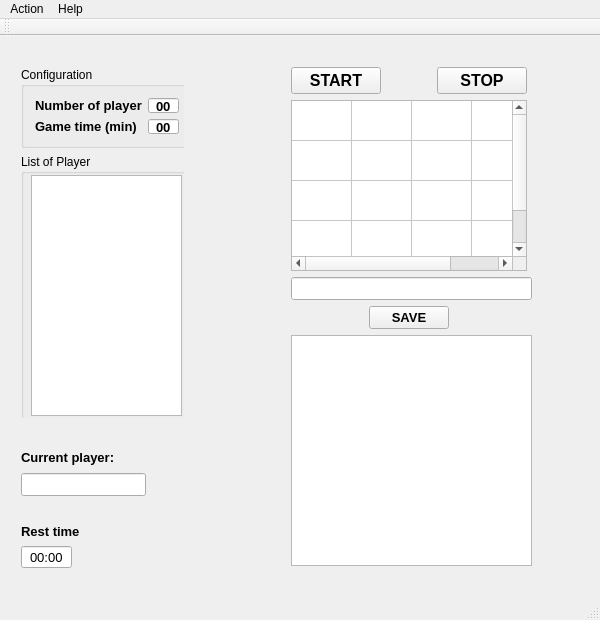
<?xml version="1.0" encoding="UTF-8"?>
<ui version="4.0">
 <class>BoggleGuiAppClass</class>
 <widget class="QMainWindow" name="BoggleGuiAppClass">
  <property name="geometry">
   <rect>
    <x>0</x>
    <y>0</y>
    <width>600</width>
    <height>620</height>
   </rect>
  </property>
  <property name="minimumSize">
   <size>
    <width>600</width>
    <height>620</height>
   </size>
  </property>
  <property name="maximumSize">
   <size>
    <width>600</width>
    <height>620</height>
   </size>
  </property>
  <property name="windowTitle">
   <string>BoggleGuiApp</string>
  </property>
  <widget class="QWidget" name="centralWidget">
   <widget class="QWidget" name="verticalLayoutWidget">
    <property name="geometry">
     <rect>
      <x>10</x>
      <y>20</y>
      <width>174</width>
      <height>362</height>
     </rect>
    </property>
    <layout class="QVBoxLayout" name="verticalLayout_3">
     <item>
      <widget class="QGroupBox" name="groupBox">
       <property name="minimumSize">
        <size>
         <width>172</width>
         <height>81</height>
        </size>
       </property>
       <property name="maximumSize">
        <size>
         <width>172</width>
         <height>81</height>
        </size>
       </property>
       <property name="title">
        <string>Configuration</string>
       </property>
       <layout class="QVBoxLayout" name="verticalLayout">
        <item>
         <layout class="QHBoxLayout" name="horizontalLayout_2">
          <item>
           <widget class="QLabel" name="label_2">
            <property name="font">
             <font>
              <pointsize>10</pointsize>
              <weight>75</weight>
              <bold>true</bold>
             </font>
            </property>
            <property name="text">
             <string>Number of player</string>
            </property>
           </widget>
          </item>
          <item>
           <widget class="QLineEdit" name="NbrOfPlayer">
            <property name="sizePolicy">
             <sizepolicy hsizetype="Fixed" vsizetype="Fixed">
              <horstretch>0</horstretch>
              <verstretch>0</verstretch>
             </sizepolicy>
            </property>
            <property name="maximumSize">
             <size>
              <width>31</width>
              <height>22</height>
             </size>
            </property>
            <property name="font">
             <font>
              <pointsize>10</pointsize>
              <weight>75</weight>
              <bold>true</bold>
             </font>
            </property>
            <property name="layoutDirection">
             <enum>Qt::RightToLeft</enum>
            </property>
            <property name="text">
             <string>00</string>
            </property>
            <property name="maxLength">
             <number>5</number>
            </property>
            <property name="alignment">
             <set>Qt::AlignCenter</set>
            </property>
            <property name="readOnly">
             <bool>true</bool>
            </property>
           </widget>
          </item>
         </layout>
        </item>
        <item>
         <layout class="QHBoxLayout" name="horizontalLayout">
          <item>
           <widget class="QLabel" name="label">
            <property name="font">
             <font>
              <pointsize>10</pointsize>
              <weight>75</weight>
              <bold>true</bold>
             </font>
            </property>
            <property name="text">
             <string>Game time (min)</string>
            </property>
           </widget>
          </item>
          <item>
           <widget class="QLineEdit" name="defaultGameTime">
            <property name="sizePolicy">
             <sizepolicy hsizetype="Fixed" vsizetype="Fixed">
              <horstretch>0</horstretch>
              <verstretch>0</verstretch>
             </sizepolicy>
            </property>
            <property name="maximumSize">
             <size>
              <width>31</width>
              <height>22</height>
             </size>
            </property>
            <property name="font">
             <font>
              <pointsize>10</pointsize>
              <weight>75</weight>
              <bold>true</bold>
             </font>
            </property>
            <property name="layoutDirection">
             <enum>Qt::RightToLeft</enum>
            </property>
            <property name="text">
             <string>00</string>
            </property>
            <property name="maxLength">
             <number>5</number>
            </property>
            <property name="alignment">
             <set>Qt::AlignCenter</set>
            </property>
            <property name="readOnly">
             <bool>true</bool>
            </property>
           </widget>
          </item>
         </layout>
        </item>
       </layout>
      </widget>
     </item>
     <item>
      <widget class="QGroupBox" name="groupBox_2">
       <property name="minimumSize">
        <size>
         <width>171</width>
         <height>272</height>
        </size>
       </property>
       <property name="maximumSize">
        <size>
         <width>171</width>
         <height>272</height>
        </size>
       </property>
       <property name="title">
        <string>List of Player</string>
       </property>
       <widget class="QListWidget" name="listOfPlayer">
        <property name="geometry">
         <rect>
          <x>10</x>
          <y>21</y>
          <width>151</width>
          <height>241</height>
         </rect>
        </property>
        <property name="minimumSize">
         <size>
          <width>151</width>
          <height>241</height>
         </size>
        </property>
        <property name="maximumSize">
         <size>
          <width>151</width>
          <height>241</height>
         </size>
        </property>
       </widget>
      </widget>
     </item>
    </layout>
   </widget>
   <widget class="QWidget" name="layoutWidget">
    <property name="geometry">
     <rect>
      <x>10</x>
      <y>401</y>
      <width>173</width>
      <height>142</height>
     </rect>
    </property>
    <layout class="QVBoxLayout" name="verticalLayout_4">
     <item>
      <widget class="QLabel" name="label_3">
       <property name="font">
        <font>
         <pointsize>10</pointsize>
         <weight>75</weight>
         <bold>true</bold>
        </font>
       </property>
       <property name="text">
        <string>Current player:</string>
       </property>
      </widget>
     </item>
     <item>
      <widget class="QLineEdit" name="currentPlayer">
       <property name="sizePolicy">
        <sizepolicy hsizetype="Fixed" vsizetype="Fixed">
         <horstretch>0</horstretch>
         <verstretch>0</verstretch>
        </sizepolicy>
       </property>
       <property name="font">
        <font>
         <pointsize>10</pointsize>
        </font>
       </property>
       <property name="text">
        <string/>
       </property>
       <property name="alignment">
        <set>Qt::AlignLeading|Qt::AlignLeft|Qt::AlignVCenter</set>
       </property>
       <property name="readOnly">
        <bool>true</bool>
       </property>
      </widget>
     </item>
     <item>
      <spacer name="verticalSpacer">
       <property name="orientation">
        <enum>Qt::Vertical</enum>
       </property>
       <property name="sizeType">
        <enum>QSizePolicy::Fixed</enum>
       </property>
       <property name="sizeHint" stdset="0">
        <size>
         <width>20</width>
         <height>20</height>
        </size>
       </property>
      </spacer>
     </item>
     <item>
      <widget class="QLabel" name="label_4">
       <property name="font">
        <font>
         <pointsize>10</pointsize>
         <weight>75</weight>
         <bold>true</bold>
        </font>
       </property>
       <property name="text">
        <string>Rest time</string>
       </property>
      </widget>
     </item>
     <item>
      <widget class="QLineEdit" name="gameChrono">
       <property name="minimumSize">
        <size>
         <width>51</width>
         <height>22</height>
        </size>
       </property>
       <property name="maximumSize">
        <size>
         <width>51</width>
         <height>22</height>
        </size>
       </property>
       <property name="font">
        <font>
         <pointsize>10</pointsize>
        </font>
       </property>
       <property name="text">
        <string>00:00</string>
       </property>
       <property name="alignment">
        <set>Qt::AlignCenter</set>
       </property>
       <property name="readOnly">
        <bool>true</bool>
       </property>
      </widget>
     </item>
    </layout>
   </widget>
   <widget class="QWidget" name="layoutWidget">
    <property name="geometry">
     <rect>
      <x>280</x>
      <y>20</y>
      <width>258</width>
      <height>521</height>
     </rect>
    </property>
    <layout class="QVBoxLayout" name="verticalLayout_5">
     <item>
      <layout class="QHBoxLayout" name="horizontalLayout_5">
       <item>
        <widget class="QPushButton" name="StartButton">
         <property name="font">
          <font>
           <pointsize>12</pointsize>
           <weight>75</weight>
           <bold>true</bold>
          </font>
         </property>
         <property name="text">
          <string>START</string>
         </property>
        </widget>
       </item>
       <item>
        <spacer name="horizontalSpacer">
         <property name="orientation">
          <enum>Qt::Horizontal</enum>
         </property>
         <property name="sizeType">
          <enum>QSizePolicy::Fixed</enum>
         </property>
         <property name="sizeHint" stdset="0">
          <size>
           <width>50</width>
           <height>20</height>
          </size>
         </property>
        </spacer>
       </item>
       <item>
        <widget class="QPushButton" name="stopButton">
         <property name="font">
          <font>
           <pointsize>12</pointsize>
           <weight>75</weight>
           <bold>true</bold>
          </font>
         </property>
         <property name="text">
          <string>STOP</string>
         </property>
        </widget>
       </item>
      </layout>
     </item>
     <item>
      <widget class="QTableWidget" name="diceTable">
       <property name="maximumSize">
        <size>
         <width>250</width>
         <height>171</height>
        </size>
       </property>
       <property name="autoFillBackground">
        <bool>false</bool>
       </property>
       <property name="showGrid">
        <bool>true</bool>
       </property>
       <property name="gridStyle">
        <enum>Qt::SolidLine</enum>
       </property>
       <property name="sortingEnabled">
        <bool>false</bool>
       </property>
       <property name="rowCount">
        <number>4</number>
       </property>
       <property name="columnCount">
        <number>4</number>
       </property>
       <attribute name="horizontalHeaderVisible">
        <bool>false</bool>
       </attribute>
       <attribute name="horizontalHeaderMinimumSectionSize">
        <number>60</number>
       </attribute>
       <attribute name="horizontalHeaderDefaultSectionSize">
        <number>60</number>
       </attribute>
       <attribute name="horizontalHeaderHighlightSections">
        <bool>true</bool>
       </attribute>
       <attribute name="horizontalHeaderStretchLastSection">
        <bool>true</bool>
       </attribute>
       <attribute name="verticalHeaderVisible">
        <bool>false</bool>
       </attribute>
       <attribute name="verticalHeaderMinimumSectionSize">
        <number>40</number>
       </attribute>
       <attribute name="verticalHeaderDefaultSectionSize">
        <number>40</number>
       </attribute>
       <attribute name="verticalHeaderHighlightSections">
        <bool>true</bool>
       </attribute>
       <attribute name="verticalHeaderStretchLastSection">
        <bool>true</bool>
       </attribute>
       <row/>
       <row/>
       <row/>
       <row/>
       <column/>
       <column/>
       <column/>
       <column/>
       <item row="0" column="0">
        <property name="text">
         <string/>
        </property>
        <property name="textAlignment">
         <set>AlignCenter</set>
        </property>
       </item>
       <item row="1" column="0">
        <property name="text">
         <string/>
        </property>
        <property name="textAlignment">
         <set>AlignCenter</set>
        </property>
        <property name="flags">
         <set>ItemIsSelectable|ItemIsUserCheckable|ItemIsEnabled</set>
        </property>
       </item>
      </widget>
     </item>
     <item>
      <widget class="QLineEdit" name="playerEntry">
       <property name="minimumSize">
        <size>
         <width>241</width>
         <height>20</height>
        </size>
       </property>
       <property name="font">
        <font>
         <pointsize>10</pointsize>
        </font>
       </property>
       <property name="text">
        <string/>
       </property>
       <property name="readOnly">
        <bool>true</bool>
       </property>
      </widget>
     </item>
     <item alignment="Qt::AlignHCenter">
      <widget class="QPushButton" name="saveButton">
       <property name="maximumSize">
        <size>
         <width>100</width>
         <height>16777215</height>
        </size>
       </property>
       <property name="font">
        <font>
         <pointsize>10</pointsize>
         <weight>75</weight>
         <bold>true</bold>
        </font>
       </property>
       <property name="text">
        <string>SAVE</string>
       </property>
      </widget>
     </item>
     <item>
      <widget class="QListWidget" name="listOfEntries">
       <property name="minimumSize">
        <size>
         <width>241</width>
         <height>0</height>
        </size>
       </property>
       <property name="isWrapping" stdset="0">
        <bool>true</bool>
       </property>
      </widget>
     </item>
    </layout>
   </widget>
  </widget>
  <widget class="QMenuBar" name="menuBar">
   <property name="geometry">
    <rect>
     <x>0</x>
     <y>0</y>
     <width>600</width>
     <height>26</height>
    </rect>
   </property>
   <widget class="QMenu" name="menuAction">
    <property name="title">
     <string>Action</string>
    </property>
    <widget class="QMenu" name="menuConfiguration">
     <property name="title">
      <string>Configuration</string>
     </property>
     <addaction name="actionGame_time"/>
    </widget>
    <addaction name="actionNew_game"/>
    <addaction name="menuConfiguration"/>
   </widget>
   <widget class="QMenu" name="menuHelp">
    <property name="title">
     <string>Help</string>
    </property>
    <addaction name="actionGame_Instructions"/>
    <addaction name="actionGame_Dictionary"/>
   </widget>
   <addaction name="menuAction"/>
   <addaction name="menuHelp"/>
  </widget>
  <widget class="QToolBar" name="mainToolBar">
   <attribute name="toolBarArea">
    <enum>TopToolBarArea</enum>
   </attribute>
   <attribute name="toolBarBreak">
    <bool>false</bool>
   </attribute>
  </widget>
  <widget class="QStatusBar" name="statusBar"/>
  <action name="actionNew_game">
   <property name="text">
    <string>New game</string>
   </property>
  </action>
  <action name="actionGame_time">
   <property name="text">
    <string>Game time</string>
   </property>
  </action>
  <action name="actionGame_Instructions">
   <property name="text">
    <string>Game Instructions</string>
   </property>
  </action>
  <action name="actionGame_Dictionary">
   <property name="text">
    <string>Game Dictionary</string>
   </property>
  </action>
 </widget>
 <layoutdefault spacing="6" margin="11"/>
 <resources>
  <include location="boggleguiapp.qrc"/>
 </resources>
 <connections/>
</ui>
